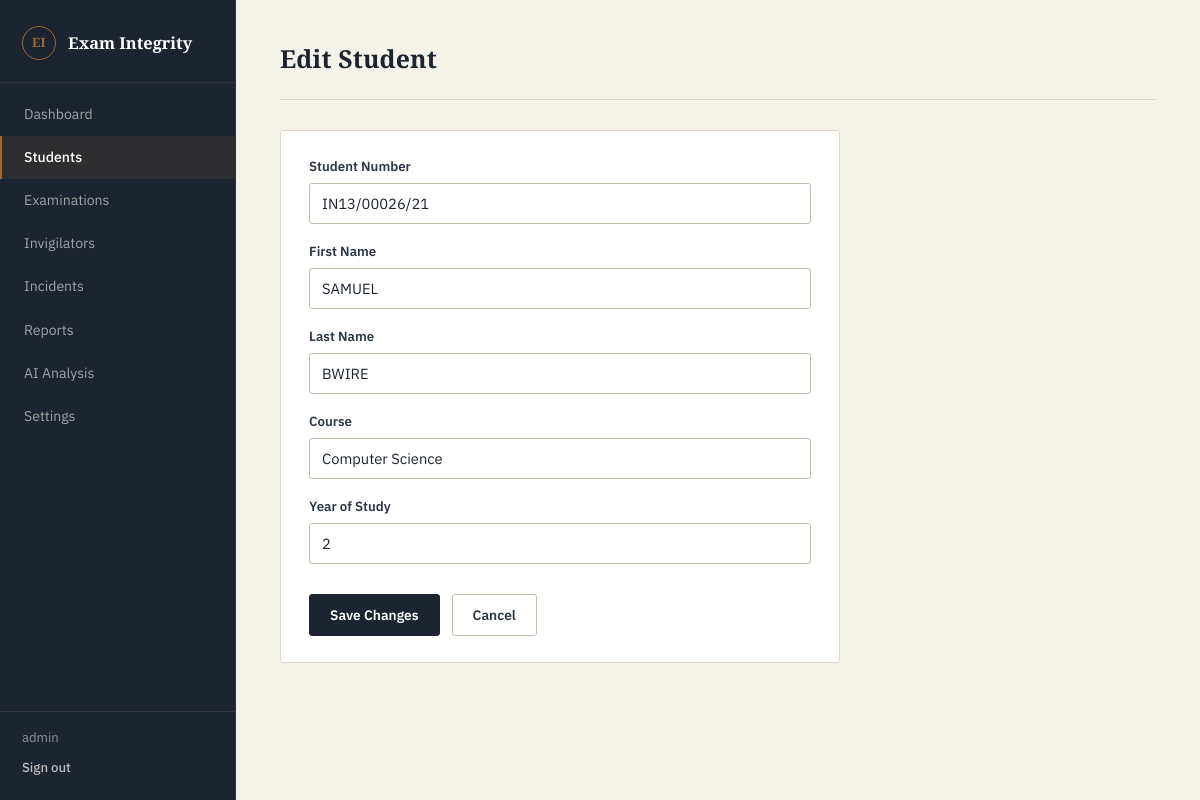
The app's page /admin/students/edit/1 (signed in) with its own data.
### tables this page shows
CREATE TABLE students (
            id INTEGER PRIMARY KEY AUTOINCREMENT,
            student_number TEXT UNIQUE NOT NULL,
            first_name TEXT NOT NULL,
            last_name TEXT NOT NULL,
            course TEXT,
            year_of_study INTEGER,
            created_at TIMESTAMP DEFAULT CURRENT_TIMESTAMP
        );

### app.py (the view, shortened to what this page needs)
@app.route("/admin/students/edit/<int:student_id>", methods=["GET", "POST"])
def edit_student(student_id):
    if not admin_required():
        return redirect(url_for("login"))
    connection = get_db_connection()
    if request.method == "GET":
        student = connection.execute("SELECT * FROM students WHERE id = ?", (student_id,)).fetchone()
        connection.close()
        if student is None:
            return redirect(url_for("admin_students"))
        return render_template("student_form.html", student=student)

### app.py (called while the page is built)
def get_db_connection():
    connection = sqlite3.connect(DATABASE)
    connection.row_factory = sqlite3.Row
    connection.execute("PRAGMA foreign_keys = ON")
    return connection

def admin_required():
    return "user_id" in session and session.get("role") == "admin"

### templates/student_form.html (shortened to what this page needs)
{% extends "base.html" %}
{% block content %}
<div class="page-header">
    <h1>{{ 'Edit' if student else 'Add' }} Student</h1>
</div>
<div class="panel form-panel">
    <form method="POST">
        <label for="student_number">Student Number</label>
        <input type="text" id="student_number" name="student_number" value="{{ student.student_number if student else '' }}" required>
        <label for="first_name">First Name</label>
        <input type="text" id="first_name" name="first_name" value="{{ student.first_name if student else '' }}" required>
        <label for="last_name">Last Name</label>
        <input type="text" id="last_name" name="last_name" value="{{ student.last_name if student else '' }}" required>
        <label for="course">Course</label>
        <input type="text" id="course" name="course" value="{{ student.course if student else '' }}">
        <label for="year_of_study">Year of Study</label>
        <input type="number" id="year_of_study" name="year_of_study" min="1" max="6" value="{{ student.year_of_study if student else '' }}">
        <div class="form-actions">
            <button type="submit" class="btn btn-primary">{{ 'Save Changes' if student else 'Add Student' }}</button>
            <a href="{{ url_for('admin_students') }}" class="btn btn-ghost">Cancel</a>
        </div>
    </form>
</div>
{% endblock %}

### static/css/style.css (style rules this page uses)
:root { --ink: #1C2431; --ink-soft: #2B3648; --paper: #F5F2EA; --surface: #FFFFFF; --rule: #DDD6C6; --rule-strong: #C7BEA6; --brass: #9C6B2C; --brass-deep: #7C5420; --slate: #5B6472; --slate-light: #8A8F98; --oxblood: #7A2E2E; --oxblood-tint: #F5E8E6; --moss: #3F6B54; --moss-tint: #E7EFE8; --sand: #EADFC5; --sand-tint: #F7F0DE; --radius: 3px; --radius-lg: 4px; }
* { box-sizing: border-box; margin: 0; padding: 0; }
html { -webkit-font-smoothing: antialiased; }
body { font-family: "IBM Plex Sans", "Segoe UI", Helvetica, Arial, sans-serif; background: var(--paper); color: var(--ink); font-size: 15px; line-height: 1.5; }
h1, h2, h3 { font-family: "Source Serif 4", Georgia, "Times New Roman", serif; font-weight: 600; color: var(--ink); letter-spacing: 0.005em; }
a { text-decoration: none; color: inherit; }
.page-header, .dashboard-header { display: flex; align-items: flex-start; justify-content: space-between; margin-bottom: 30px; padding-bottom: 22px; border-bottom: 1px solid var(--rule); flex-wrap: wrap; gap: 14px; }
.page-header h1, .dashboard-header h1 { font-size: 1.55rem; color: var(--ink); }
.panel, .dashboard-panel { background: var(--surface); border: 1px solid var(--rule); border-radius: var(--radius); padding: 26px 28px; margin-bottom: 24px; }
.form-panel { max-width: 560px; }
label { display: block; font-size: 0.83rem; font-weight: 600; color: var(--ink-soft); margin-bottom: 6px; margin-top: 18px; }
label:first-of-type { margin-top: 0; }
input[type="text"], input[type="password"], input[type="number"], input[type="date"], input[type="time"], select, textarea { width: 100%; padding: 10px 12px; border: 1px solid var(--rule-strong); border-radius: var(--radius); font-size: 0.92rem; font-family: inherit; background: var(--surface); color: var(--ink); }
input::placeholder, textarea::placeholder { color: var(--slate-light); }
.form-actions { display: flex; gap: 12px; margin-top: 30px; }
.btn { display: inline-block; padding: 10px 20px; border-radius: var(--radius); font-size: 0.86rem; font-weight: 600; border: 1px solid transparent; cursor: pointer; font-family: inherit; transition: background 0.12s ease, border-color 0.12s ease, color 0.12s ease; }
.btn-primary { background: var(--ink); color: #FFFFFF; border-color: var(--ink); }
.btn-ghost { background: transparent; color: var(--ink-soft); border-color: var(--rule-strong); }

### records on screen
students: student_number "IN13/00026/21", first_name "SAMUEL", last_name "BWIRE", course "Computer Science", year_of_study "2"

### other values on screen
{{ session.get('username') }} "admin"
{{ 'Edit' if student else 'Add' }} "Edit"
{{ 'Save Changes' if student else 'Add Student' }} "Save Changes"
